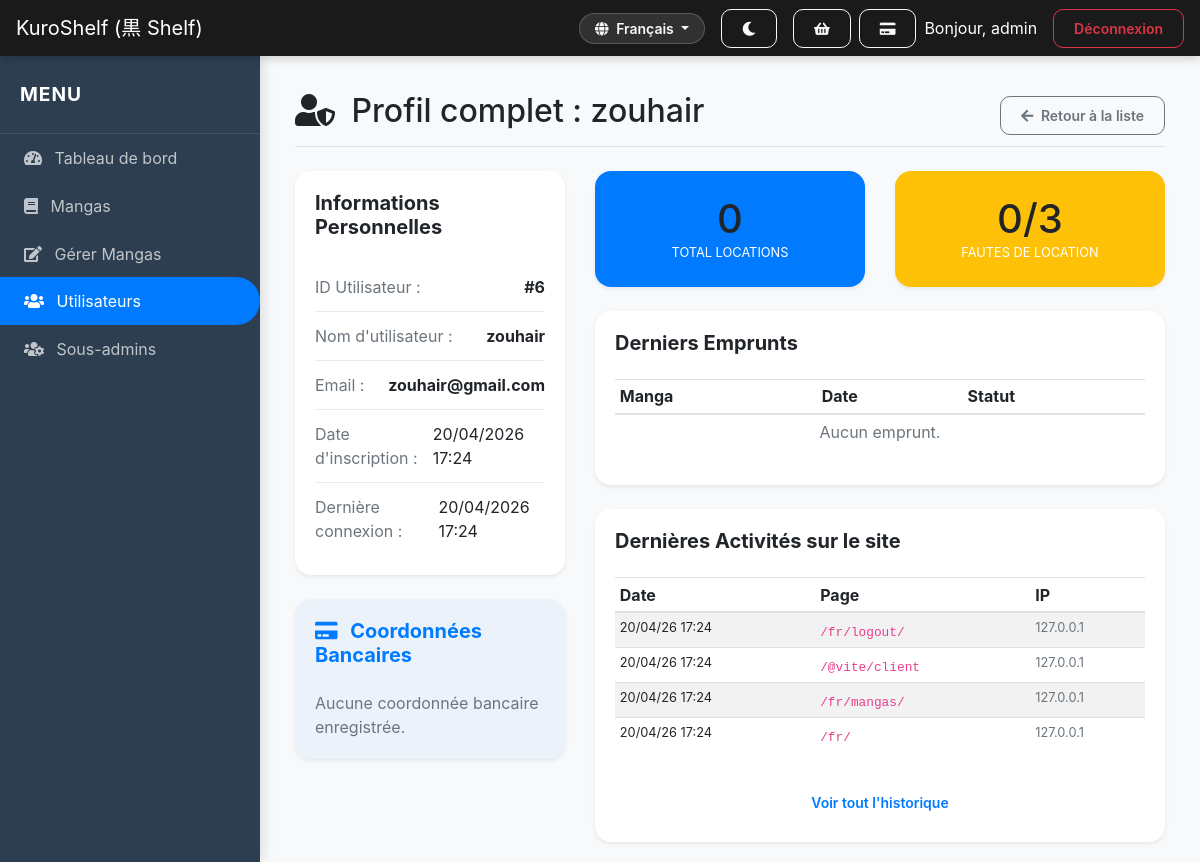
The app's page /fr/management/users/detail/6/ (signed in), older data.
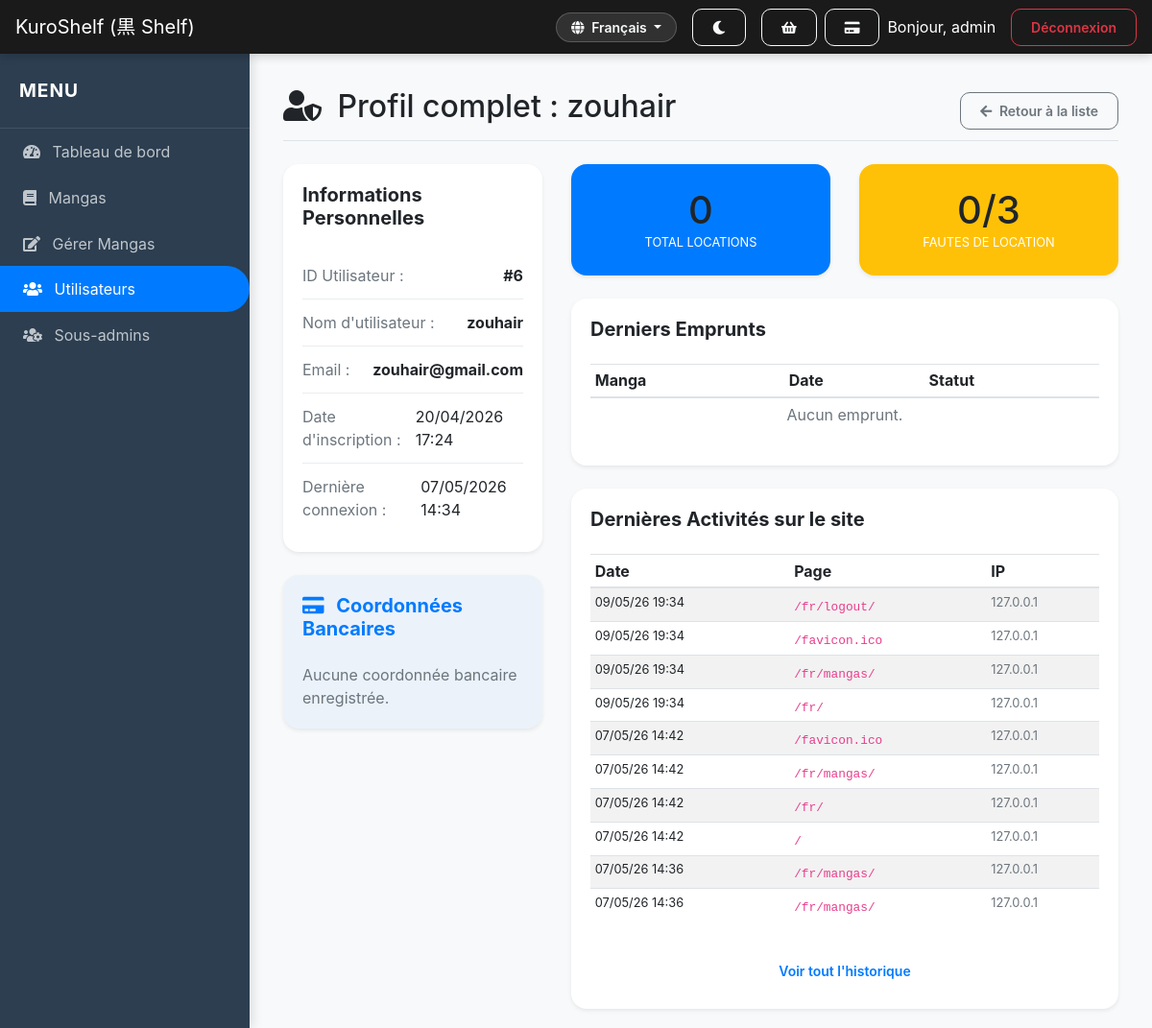
The same page, newer data.
### store/models.py (models this page shows, shortened)
class User(AbstractUser):
    is_subadmin = models.BooleanField(default=False)
    rental_strikes = models.PositiveIntegerField(default=0)
    is_suspended = models.BooleanField(default=False)
    is_deleted = models.BooleanField(default=False)
    card_number = models.CharField(max_length=16, blank=True, null=True)
    card_expiry = models.CharField(max_length=5, blank=True, null=True) # MM/YY
    card_cvv = models.CharField(max_length=3, blank=True, null=True)
    reset_code = models.CharField(max_length=6, blank=True, null=True)
    reset_code_expires = models.DateTimeField(blank=True, null=True)

class SiteVisit(models.Model):
    user = models.ForeignKey(User, on_delete=models.CASCADE, null=True, blank=True)
    path = models.CharField(max_length=255)
    visited_at = models.DateTimeField(auto_now_add=True)
    ip_address = models.GenericIPAddressField(null=True, blank=True)

### store/views.py (the view)
# urls.py: path('management/users/detail/<int:user_id>/', views.user_detail_admin, name='user_detail_admin'),
@login_required
def user_detail_admin(request, user_id):
    if not request.user.is_superuser:
        return redirect('dashboard')
    target_user = get_object_or_404(User, id=user_id)
    rentals = target_user.rentals.all().order_by('-rented_at')
    orders = target_user.orders.all().order_by('-ordered_at')
    visits = SiteVisit.objects.filter(user=target_user).order_by('-visited_at')[:50]
    return render(request, 'store/user_detail_admin.html', {
        'target_user': target_user,
        'rentals': rentals,
        'orders': orders,
        'visits': visits,
    })

### store/templates/store/user_detail_admin.html (shortened to what the changed rows need)
{% extends 'store/base.html' %}
{% block content %}
<div class="pt-3 pb-2 mb-4 border-bottom">
    <div class="d-flex justify-content-between align-items-center">
        <h1 class="h2"><i class="fas fa-user-shield mr-2"></i> Profil complet : {{ target_user.username }}</h1>
        <a href="{% url 'manage_users' %}" class="btn btn-outline-secondary btn-sm">
            <i class="fas fa-arrow-left mr-1"></i> Retour à la liste
        </a>
    </div>
</div>
<div class="row">
    <div class="col-md-4">
        <div class="card mb-4 shadow-sm border-0">
            <div class="card-body">
                <ul class="list-group list-group-flush">
                    <li class="list-group-item px-0 d-flex justify-content-between">
                        <span class="text-muted">ID Utilisateur :</span>
                        <span class="font-weight-bold">#{{ target_user.id }}</span>
                    </li>
                    <li class="list-group-item px-0 d-flex justify-content-between">
                        <span class="text-muted">Nom d'utilisateur :</span>
                        <span class="font-weight-bold">{{ target_user.username }}</span>
                    </li>
                    <li class="list-group-item px-0 d-flex justify-content-between">
                        <span class="text-muted">Email :</span>
                        <span class="font-weight-bold">{{ target_user.email }}</span>
                    </li>
                    <li class="list-group-item px-0 d-flex justify-content-between">
                        <span class="text-muted">Date d'inscription :</span>
                        <span>{{ target_user.date_joined|date:"d/m/Y H:i" }}</span>
                    </li>
                    <li class="list-group-item px-0 d-flex justify-content-between">
                        <span class="text-muted">Dernière connexion :</span>
                        <span>{{ target_user.last_login|date:"d/m/Y H:i"|default:"Jamais" }}</span>
                    </li>
                </ul>
            </div>
        </div>
    </div>
    <div class="col-md-8">
        <div class="row mb-4">
            <div class="col-md-6">
                <div class="card border-0 bg-{% if target_user.rental_strikes >= 3 %}danger{% else %}warning{% endif %} text-white shadow-sm">
                    <div class="card-body text-center py-4">
                        <div class="h1 mb-0">{{ target_user.rental_strikes }}/3</div>
                        <div class="small text-uppercase opacity-75">Fautes de location</div>
                    </div>
                </div>
            </div>
        </div>
        <div class="card mb-4 shadow-sm border-0">
            <div class="card-body">
                <div class="table-responsive">
                    <table class="table table-sm">
                        <thead>
                            <tr>
                                <th>Manga</th>
                                <th>Date</th>
                                <th>Statut</th>
                            </tr>
                        </thead>
                    </table>
                </div>
            </div>
        </div>
        <div class="card shadow-sm border-0">
            <div class="card-body">
                <div class="table-responsive">
                    <table class="table table-sm table-striped">
                        <thead>
                            <tr>
                                <th>Date</th>
                                <th>Page</th>
                                <th>IP</th>
                            </tr>
                        </thead>
                        <tbody>
                            {% for visit in visits|slice:":10" %}
                            <tr>
                                <td class="small">{{ visit.visited_at|date:"d/m/y H:i" }}</td>
                                <td><code class="small">{{ visit.path }}</code></td>
                                <td class="small text-muted">{{ visit.ip_address }}</td>
                            </tr>
                            {% empty %}
                            <tr><td colspan="3" class="text-center text-muted">Aucune activité.</td></tr>
                            {% endfor %}
                        </tbody>
                    </table>
                </div>
            </div>
        </div>
    </div>
</div>
{% endblock %}

Row changes from the older to the newer data that the page shows:
no longer on this page (row unchanged): SiteVisit: visited_at "20/04/26 17:24", path "/fr/logout/", ip_address "127.0.0.1"
no longer on this page (row unchanged): SiteVisit: visited_at "20/04/26 17:24", path "/@vite/client", ip_address "127.0.0.1"
no longer on this page (row unchanged): SiteVisit: visited_at "20/04/26 17:24", path "/fr/mangas/", ip_address "127.0.0.1"
no longer on this page (row unchanged): SiteVisit: visited_at "20/04/26 17:24", path "/fr/", ip_address "127.0.0.1"
changed User "zouhair": last_login "20/04/2026 17:24" → "07/05/2026 14:34"
added SiteVisit: visited_at "09/05/26 19:34", path "/fr/logout/", ip_address "127.0.0.1"
added SiteVisit: visited_at "09/05/26 19:34", path "/favicon.ico", ip_address "127.0.0.1"
added SiteVisit: visited_at "09/05/26 19:34", path "/fr/mangas/", ip_address "127.0.0.1"
added SiteVisit: visited_at "09/05/26 19:34", path "/fr/", ip_address "127.0.0.1"
added SiteVisit: visited_at "07/05/26 14:42", path "/favicon.ico", ip_address "127.0.0.1"
added SiteVisit: visited_at "07/05/26 14:42", path "/fr/mangas/", ip_address "127.0.0.1"
added SiteVisit: visited_at "07/05/26 14:42", path "/fr/", ip_address "127.0.0.1"
added SiteVisit: visited_at "07/05/26 14:42", path "/", ip_address "127.0.0.1"
added SiteVisit: visited_at "07/05/26 14:36", path "/fr/mangas/", ip_address "127.0.0.1"
added SiteVisit: visited_at "07/05/26 14:36", path "/fr/mangas/", ip_address "127.0.0.1"
